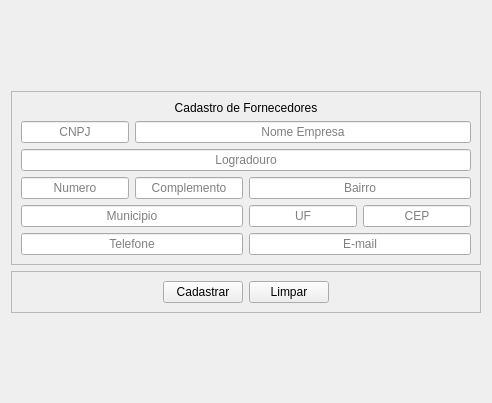
                <widget class="QWidget" name="fornecedor">
                 <attribute name="title">
                  <string>Fornecedor</string>
                 </attribute>
                 <layout class="QVBoxLayout" name="verticalLayout_11">
                  <item>
                   <spacer name="verticalSpacer_4">
                    <property name="orientation">
                     <enum>Qt::Vertical</enum>
                    </property>
                    <property name="sizeHint" stdset="0">
                     <size>
                      <width>20</width>
                      <height>80</height>
                     </size>
                    </property>
                   </spacer>
                  </item>
                  <item>
                   <widget class="QFrame" name="frame">
                    <property name="frameShape">
                     <enum>QFrame::StyledPanel</enum>
                    </property>
                    <property name="frameShadow">
                     <enum>QFrame::Raised</enum>
                    </property>
                    <layout class="QGridLayout" name="gridLayout_3">
                     <item row="0" column="1" colspan="2">
                      <widget class="QLabel" name="label_2">
                       <property name="text">
                        <string>&lt;html&gt;&lt;head/&gt;&lt;body&gt;&lt;p align=&quot;center&quot;&gt;Cadastro de Fornecedores&lt;/p&gt;&lt;/body&gt;&lt;/html&gt;</string>
                       </property>
                      </widget>
                     </item>
                     <item row="1" column="0">
                      <widget class="QLineEdit" name="txt_cnpj">
                       <property name="alignment">
                        <set>Qt::AlignCenter</set>
                       </property>
                       <property name="placeholderText">
                        <string>CNPJ</string>
                       </property>
                      </widget>
                     </item>
                     <item row="1" column="1" colspan="3">
                      <widget class="QLineEdit" name="txt_nome">
                       <property name="alignment">
                        <set>Qt::AlignCenter</set>
                       </property>
                       <property name="placeholderText">
                        <string>Nome Empresa</string>
                       </property>
                      </widget>
                     </item>
                     <item row="2" column="0" colspan="4">
                      <widget class="QLineEdit" name="txt_logradouro">
                       <property name="alignment">
                        <set>Qt::AlignCenter</set>
                       </property>
                       <property name="placeholderText">
                        <string>Logradouro</string>
                       </property>
                      </widget>
                     </item>
                     <item row="3" column="0">
                      <widget class="QLineEdit" name="txt_numero">
                       <property name="alignment">
                        <set>Qt::AlignCenter</set>
                       </property>
                       <property name="placeholderText">
                        <string>Numero</string>
                       </property>
                      </widget>
                     </item>
                     <item row="3" column="1">
                      <widget class="QLineEdit" name="txt_complemento">
                       <property name="alignment">
                        <set>Qt::AlignCenter</set>
                       </property>
                       <property name="placeholderText">
                        <string>Complemento</string>
                       </property>
                      </widget>
                     </item>
                     <item row="3" column="2" colspan="2">
                      <widget class="QLineEdit" name="txt_bairro">
                       <property name="alignment">
                        <set>Qt::AlignCenter</set>
                       </property>
                       <property name="placeholderText">
                        <string>Bairro</string>
                       </property>
                      </widget>
                     </item>
                     <item row="4" column="0" colspan="2">
                      <widget class="QLineEdit" name="txt_municipio">
                       <property name="alignment">
                        <set>Qt::AlignCenter</set>
                       </property>
                       <property name="placeholderText">
                        <string>Municipio</string>
                       </property>
                      </widget>
                     </item>
                     <item row="4" column="2">
                      <widget class="QLineEdit" name="txt_uf">
                       <property name="alignment">
                        <set>Qt::AlignCenter</set>
                       </property>
                       <property name="placeholderText">
                        <string>UF</string>
                       </property>
                      </widget>
                     </item>
                     <item row="4" column="3">
                      <widget class="QLineEdit" name="txt_cep">
                       <property name="alignment">
                        <set>Qt::AlignCenter</set>
                       </property>
                       <property name="placeholderText">
                        <string>CEP</string>
                       </property>
                      </widget>
                     </item>
                     <item row="5" column="0" colspan="2">
                      <widget class="QLineEdit" name="txt_telefone">
                       <property name="alignment">
                        <set>Qt::AlignCenter</set>
                       </property>
                       <property name="placeholderText">
                        <string>Telefone</string>
                       </property>
                      </widget>
                     </item>
                     <item row="5" column="2" colspan="2">
                      <widget class="QLineEdit" name="txt_email">
                       <property name="alignment">
                        <set>Qt::AlignCenter</set>
                       </property>
                       <property name="placeholderText">
                        <string>E-mail</string>
                       </property>
                      </widget>
                     </item>
                    </layout>
                   </widget>
                  </item>
                  <item>
                   <widget class="QFrame" name="frame_2">
                    <property name="frameShape">
                     <enum>QFrame::StyledPanel</enum>
                    </property>
                    <property name="frameShadow">
                     <enum>QFrame::Raised</enum>
                    </property>
                    <layout class="QHBoxLayout" name="horizontalLayout_3">
                     <item>
                      <spacer name="horizontalSpacer_17">
                       <property name="orientation">
                        <enum>Qt::Horizontal</enum>
                       </property>
                       <property name="sizeHint" stdset="0">
                        <size>
                         <width>40</width>
                         <height>20</height>
                        </size>
                       </property>
                      </spacer>
                     </item>
                     <item>
                      <widget class="QPushButton" name="btn_cadastrar_fornecedor">
                       <property name="text">
                        <string>Cadastrar</string>
                       </property>
                      </widget>
                     </item>
                     <item>
                      <widget class="QPushButton" name="btn_limpar_fornecedor">
                       <property name="text">
                        <string>Limpar</string>
                       </property>
                      </widget>
                     </item>
                     <item>
                      <spacer name="horizontalSpacer_18">
                       <property name="orientation">
                        <enum>Qt::Horizontal</enum>
                       </property>
                       <property name="sizeHint" stdset="0">
                        <size>
                         <width>40</width>
                         <height>20</height>
                        </size>
                       </property>
                      </spacer>
                     </item>
                    </layout>
                   </widget>
                  </item>
                  <item>
                   <spacer name="verticalSpacer_3">
                    <property name="orientation">
                     <enum>Qt::Vertical</enum>
                    </property>
                    <property name="sizeHint" stdset="0">
                     <size>
                      <width>20</width>
                      <height>79</height>
                     </size>
                    </property>
                   </spacer>
                  </item>
                 </layout>
                </widget>
